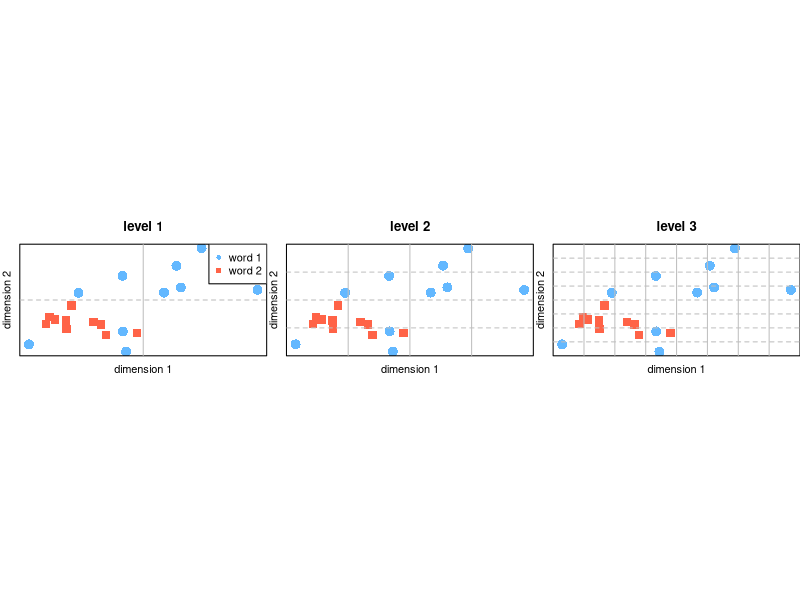

Source code (R):

#library(crop)

path_to_plot = './'

col1 = 'tomato1'
col2 = 'steelblue1'

pdf(paste0(path_to_plot,'pyramid_illustration.pdf'),paper='a4r')

par(mar=c(18.5,1.5,18.5,0)) # bottom, left, top, and right
par(mfrow=c(1,3))
par(mgp=c(0.5,0,0))

set.seed(11272019)
plot(rnorm(10,0,1.1),rnorm(10,0,1.1),xlab='dimension 1',ylab='dimension 2',pch=16,cex=2,col=col2,xaxt='n',yaxt='n')
title('level 1',line=1)
points(rnorm(10,-0.35,0.4),rnorm(10,-1.1,0.4),pch=15,cex=1.7,col=col1)
grid(lwd=1,lty='solid',col='grey',nx=2,ny=0)
grid(lwd=1,lty='dashed',col='grey',nx=0,ny=2)
legend('topright',legend=c('word 1','word 2'),pch=c(16,15),col=c(col2,col1),bg='white')

set.seed(11272019)
plot(rnorm(10,0,1.1),rnorm(10,0,1.1),xlab='dimension 1',ylab='dimension 2',pch=16,cex=2,col=col2,xaxt='n',yaxt='n')
title('level 2',line=1)
points(rnorm(10,-0.35,0.4),rnorm(10,-1.1,0.4),pch=15,cex=1.7,col=col1)
grid(lwd=1,lty='solid',col='grey',nx=4,ny=0)
grid(lwd=1,lty='dashed',col='grey',nx=0,ny=4)

set.seed(11272019)
plot(rnorm(10,0,1.1),rnorm(10,0,1.1),xlab='dimension 1',ylab='dimension 2',pch=16,cex=2,col=col2,xaxt='n',yaxt='n')
title('level 3',line=1)
points(rnorm(10,-0.35,0.4),rnorm(10,-1.1,0.4),pch=15,cex=1.7,col=col1)
grid(lwd=1,lty='solid',col='grey',nx=8,ny=0)
grid(lwd=1,lty='dashed',col='grey',nx=0,ny=8)

dev.off()
